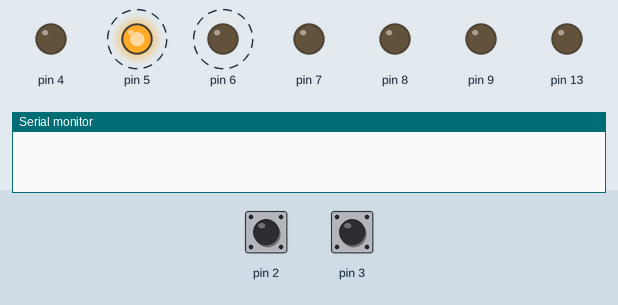
Recording of a sketch running on a simulated Arduino Uno, built with avr-gcc and run on an emulated ATmega328P. On the bench: output pins drawn as LEDs (lit = HIGH), the last lines printed to the serial monitor. Dashed ring = blinking. Inputs (shaded band) come from the test bench; at power-on: pin 2 HIGH, pin 3 HIGH.

Above: at 5.05 s.
5.1 s: pin 2 pulled LOW for 0.15 s
At 5.9 s:
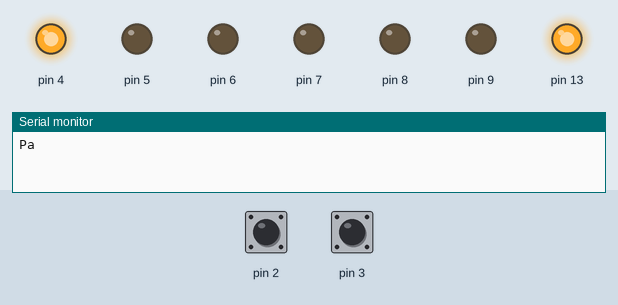
At 6.9 s:
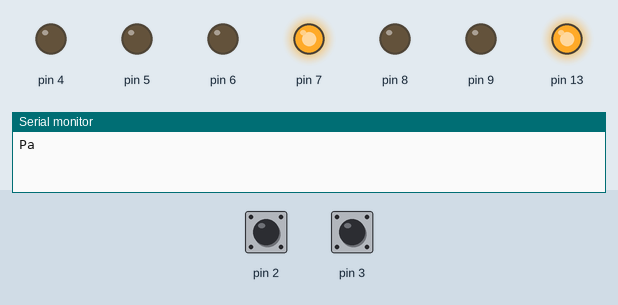
Timing chart, 0 to 14.2 s (numbered marks = the images above; inputs shaded):
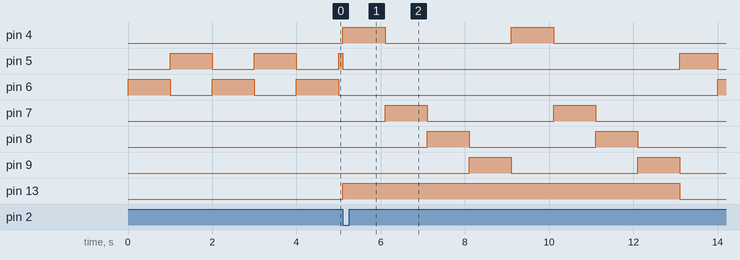

Measured:
- after the input at 5.1 s, pin 4: alternates HIGH for 1.0 s and LOW for 3.0 s, starting at once; pin 7: alternates HIGH for 1.0 s and LOW for 3.0 s, starting after 1.0 s

The sketch:

1.4.2.ino
```cpp
/* Includes */
#include <avr/interrupt.h>
#include <avr/io.h>
#include <stdint.h>
#include <util/delay.h>

/* Global Variables */
const uint8_t LED1 = 1 << PD5;
const uint8_t LED2 = 1 << PD6;
const uint8_t LED13 = 1<<PB5; //built in LED
const uint8_t LED4 = 1<<PD4;
const uint8_t LED5 = 1<<PD7;
const uint8_t LED6 = 1<<PB0;
const uint8_t LED7 = 1<<PB1;


const uint8_t SWITCH1 = 1<<PD3;
const uint8_t SWITCH2 = 1<<PD2;


/* Function Declarations */
ISR(INT1_vect);
ISR(INT0_vect);
void DoSomethingImportant();

int main(void)
{
    /* Setup */
    EIMSK |= ((1 << INT1) | (1 << INT0));          // Enable ext. INT1 and INT0
    EICRA = ((1 << ISC11) | (1 << ISC01));          // External interrupt on falling edge

    sei();                         // enable interrupts

    DDRB |= (LED13 | LED6 | LED7);                 // set PB5 to output
    PORTD |= (SWITCH1 | SWITCH2);              // set pull-up at PD3 and PD2
    DDRD |= (LED1 | LED2 | LED4 | LED5);         // set pins for LED1, LED2 to output pins


    Serial.begin(9600);

    /* Event Loop */
    PORTD |= LED1;
    while (1)
    {
        DoSomethingImportant();
    }

    return 0;
}

/* Interrupt Service Routine (ISR) */
ISR(INT1_vect)
{
    _delay_ms(5); // wait
    if ((PIND & SWITCH1) == 0) // still pressed?
    {
      Serial.println("Part1");
        PORTB |= LED13;          // turn on LED13
        PORTD |= (LED1 | LED2);  // turn on LED1 and LED2
        _delay_ms(3000);         // wait 3 sec

        PORTB &= ~LED13;         // LED13 off
        PORTD &= ~(LED1);        // LED1 off
    }
}

ISR(INT0_vect)
{
  _delay_ms(5);
  if((PIND & SWITCH2) == 0)
    {
      Serial.println("Part2");
      PORTB |= LED13;          // turn on LED13
      PORTD &= ~LED1;
      PORTD &= ~LED2;
      for (int i = 0; i < 2; i++)
      {
        PORTD ^= LED4;
        _delay_ms(1000);
        PORTD ^= LED4;
        PORTD ^= LED5;
        _delay_ms(1000);
        PORTD ^= LED5;
        PORTB ^= LED6;
        _delay_ms(1000);
        PORTB ^= LED6;
        PORTB ^= LED7;
        _delay_ms(1000);
        PORTB ^= LED7;
      }
      PORTB &= ~LED13;         // LED13 off
      PORTD |= LED1;          // LED1 on
    }
}


void DoSomethingImportant()
{
    PORTD |= (0<<LED2);
    PORTD ^= (LED1 | LED2);      // toggle LEDs
    _delay_ms(1000);
    return;
}
```
